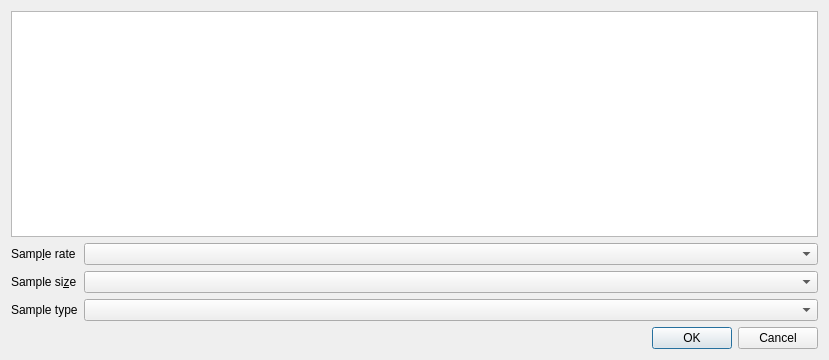
<?xml version="1.0" encoding="UTF-8"?>
<ui version="4.0">
 <class>OpenAudioDeviceDialog</class>
 <widget class="QDialog" name="OpenAudioDeviceDialog">
  <property name="geometry">
   <rect>
    <x>0</x>
    <y>0</y>
    <width>829</width>
    <height>360</height>
   </rect>
  </property>
  <property name="windowTitle">
   <string>Dialog</string>
  </property>
  <layout class="QVBoxLayout" name="verticalLayout">
   <item>
    <widget class="QTableView" name="device_list">
     <property name="editTriggers">
      <set>QAbstractItemView::NoEditTriggers</set>
     </property>
     <property name="selectionMode">
      <enum>QAbstractItemView::SingleSelection</enum>
     </property>
     <property name="selectionBehavior">
      <enum>QAbstractItemView::SelectRows</enum>
     </property>
     <property name="showGrid">
      <bool>false</bool>
     </property>
     <property name="sortingEnabled">
      <bool>true</bool>
     </property>
     <attribute name="horizontalHeaderHighlightSections">
      <bool>false</bool>
     </attribute>
     <attribute name="horizontalHeaderStretchLastSection">
      <bool>true</bool>
     </attribute>
     <attribute name="verticalHeaderVisible">
      <bool>false</bool>
     </attribute>
    </widget>
   </item>
   <item>
    <layout class="QFormLayout" name="formLayout">
     <item row="0" column="0">
      <widget class="QLabel" name="label">
       <property name="text">
        <string>Samp&amp;le rate</string>
       </property>
       <property name="buddy">
        <cstring>sample_rate</cstring>
       </property>
      </widget>
     </item>
     <item row="0" column="1">
      <widget class="QComboBox" name="sample_rate"/>
     </item>
     <item row="1" column="0">
      <widget class="QLabel" name="label_2">
       <property name="text">
        <string>Sample si&amp;ze</string>
       </property>
       <property name="buddy">
        <cstring>sample_size</cstring>
       </property>
      </widget>
     </item>
     <item row="1" column="1">
      <widget class="QComboBox" name="sample_size"/>
     </item>
     <item row="2" column="0">
      <widget class="QLabel" name="label_3">
       <property name="text">
        <string>Sample type</string>
       </property>
       <property name="buddy">
        <cstring>sample_type</cstring>
       </property>
      </widget>
     </item>
     <item row="2" column="1">
      <widget class="QComboBox" name="sample_type"/>
     </item>
    </layout>
   </item>
   <item>
    <widget class="QDialogButtonBox" name="buttonBox">
     <property name="orientation">
      <enum>Qt::Horizontal</enum>
     </property>
     <property name="standardButtons">
      <set>QDialogButtonBox::Cancel|QDialogButtonBox::Ok</set>
     </property>
    </widget>
   </item>
  </layout>
 </widget>
 <resources/>
 <connections>
  <connection>
   <sender>buttonBox</sender>
   <signal>accepted()</signal>
   <receiver>OpenAudioDeviceDialog</receiver>
   <slot>accept()</slot>
   <hints>
    <hint type="sourcelabel">
     <x>257</x>
     <y>397</y>
    </hint>
    <hint type="destinationlabel">
     <x>157</x>
     <y>274</y>
    </hint>
   </hints>
  </connection>
  <connection>
   <sender>buttonBox</sender>
   <signal>rejected()</signal>
   <receiver>OpenAudioDeviceDialog</receiver>
   <slot>reject()</slot>
   <hints>
    <hint type="sourcelabel">
     <x>325</x>
     <y>397</y>
    </hint>
    <hint type="destinationlabel">
     <x>286</x>
     <y>274</y>
    </hint>
   </hints>
  </connection>
  <connection>
   <sender>device_list</sender>
   <signal>doubleClicked(QModelIndex)</signal>
   <receiver>OpenAudioDeviceDialog</receiver>
   <slot>accept()</slot>
   <hints>
    <hint type="sourcelabel">
     <x>160</x>
     <y>159</y>
    </hint>
    <hint type="destinationlabel">
     <x>32</x>
     <y>402</y>
    </hint>
   </hints>
  </connection>
 </connections>
</ui>
